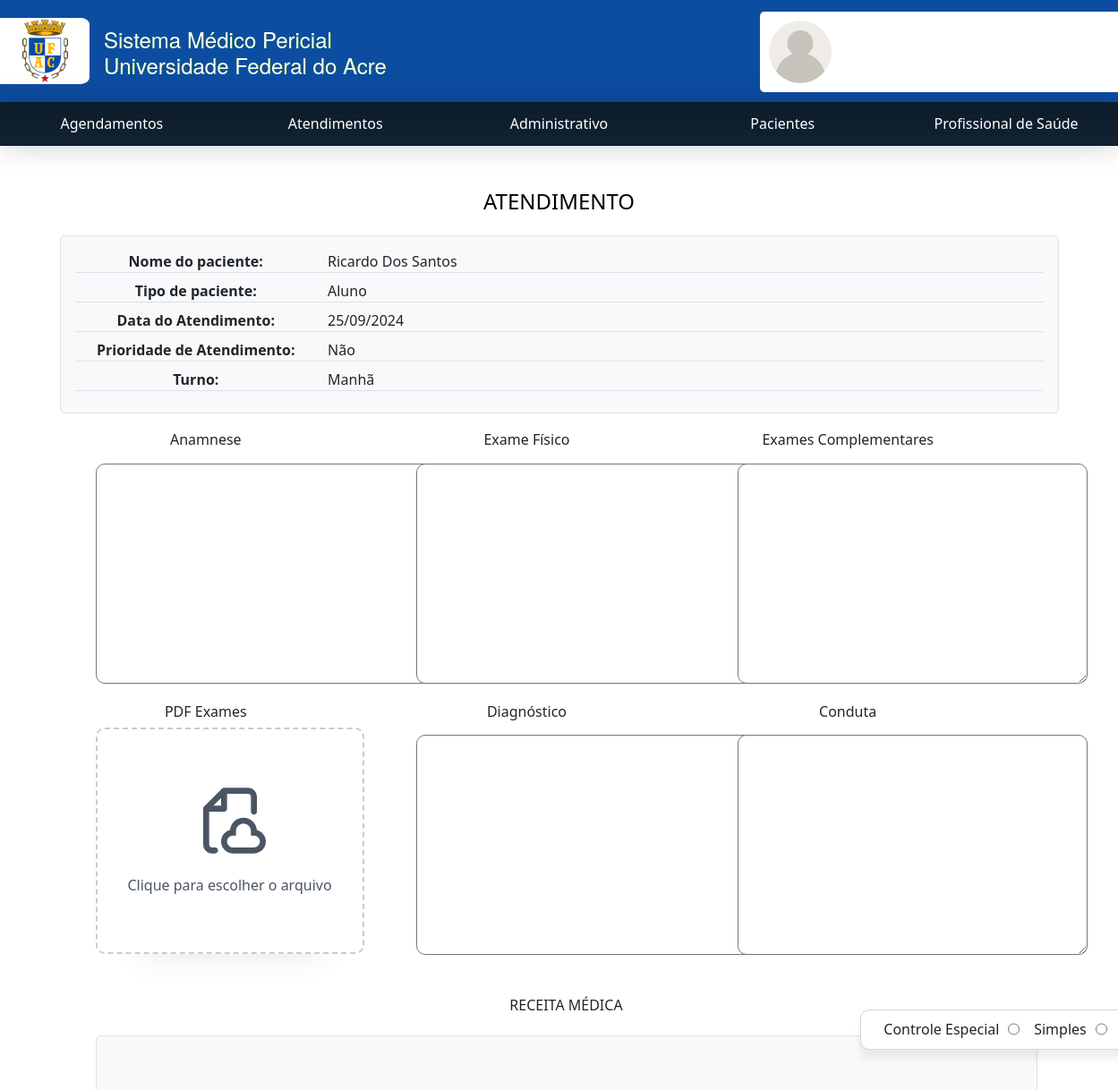
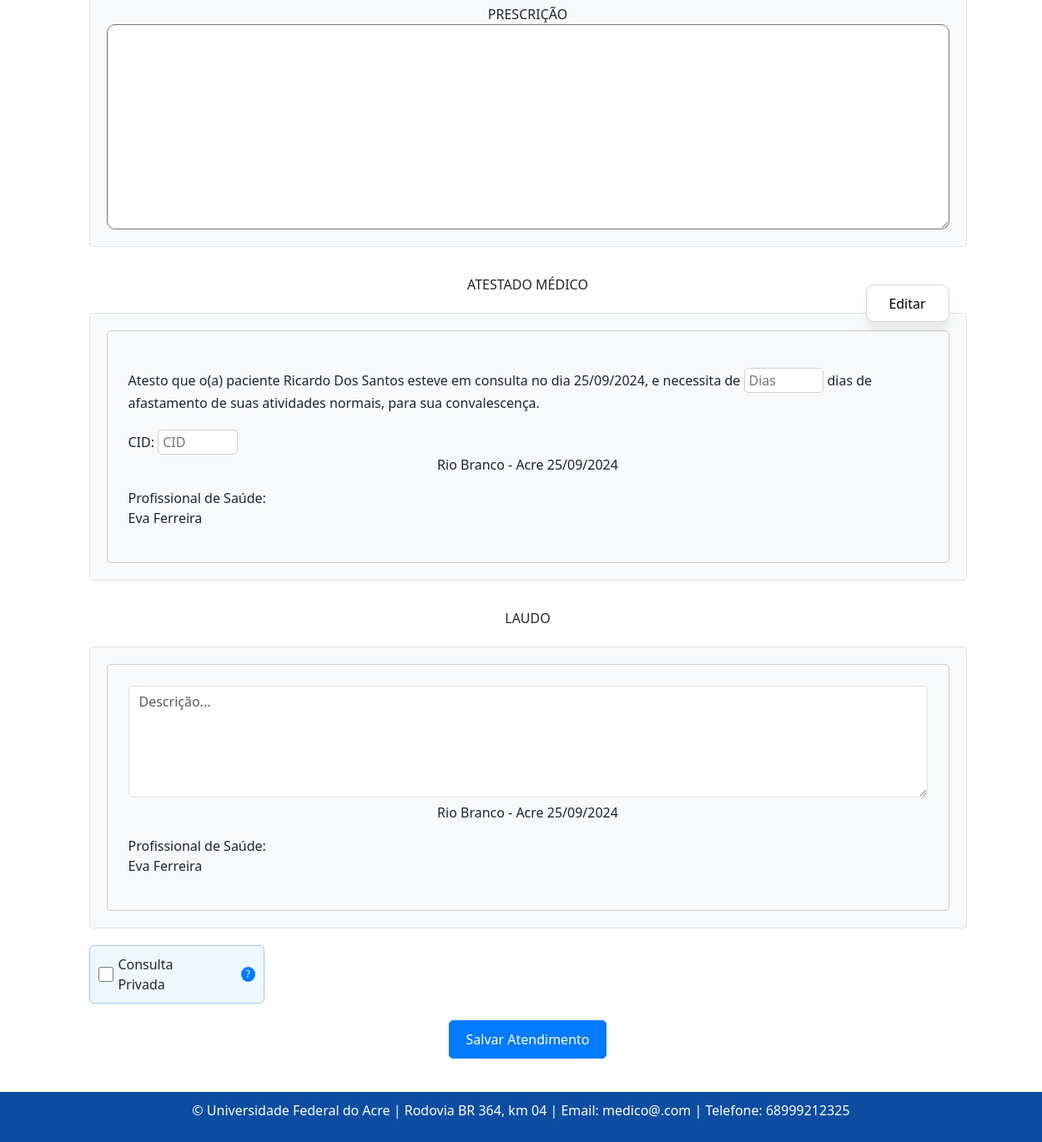
/atendimento/criar/240, run on the app's committed database (2 pictures, top to bottom).
### consulta/models.py (models this page shows, shortened)
class Agendamento(models.Model):
    TURNO_CHOICES = [
        ('manha', 'Manhã'),
        ('tarde', 'Tarde'),
    ]
    status_atendimento = models.CharField(max_length=20, choices=[
        ('confirmado', 'Confirmado'),
        ('ausente', 'Ausente'),
        ('pendente', 'Pendente'),
        ('cancelado', 'Cancelado'),
        ('atendido', 'Atendido'),
    ], default='pendente')
    paciente = models.ForeignKey('Paciente', on_delete=models.CASCADE)
    profissional_saude = models.ForeignKey('Profissionaldasaude', on_delete=models.CASCADE)
    data_agendamento = models.DateField('Data Agendamento', blank=False, null=False)
    turno = models.CharField(max_length=10, choices=TURNO_CHOICES)
    prioridade_atendimento = models.BooleanField(default=False)
    justificativa_cancelamento = models.TextField(blank=True, null=True)
    class Meta:
        ordering = ['-data_agendamento', 'paciente__nome']
        verbose_name = 'Agendamento'
        verbose_name_plural = 'Agendamentos'

class Paciente(models.Model):
    SEXO_CHOICES = [
        ('M', 'Masculino'),
        ('F', 'Feminino'),
        ('O', 'Outro')
    ]
    nome = models.CharField(max_length=100)
    nome_social = models.CharField(max_length=100, blank=True, null=True, verbose_name='Nome Social')
    data_nascimento = models.DateField(verbose_name='Data de Nascimento', validators=[data_nasc_valida], blank=True, null=True)
    email = models.EmailField(blank=True, null=True)
    rg = models.CharField(max_length=20, blank=True, null=True)
    cpf = models.CharField(max_length=14, validators=[validate_cpf, MinLengthValidator(11)])
    sexo = models.CharField(max_length=1, choices=SEXO_CHOICES)
    matricula = models.CharField(max_length=20)
    TIPO_PACIENTE_CHOICES = [
        ('Aluno', 'Aluno'),
        ('Servidor', 'Servidor'),
        ('Outro', 'Outro'),
    ]
    tipo_paciente = models.CharField(max_length=20, choices=TIPO_PACIENTE_CHOICES)
    cargo_funcao = models.CharField(max_length=50, default='', blank=True, null=True)
    cep = models.CharField(max_length=9, blank=True, null=True)
    cidade = models.CharField(max_length=50, blank=True, null=True)
    bairro = models.CharField(max_length=50, default='', blank=True, null=True)
    uf = models.CharField('UF', max_length=2, choices=UF_CHOICE, default='AC', blank=True, null=True)
    numero = models.CharField(max_length=10, blank=True, null=True)
    ddd_telefone = models.CharField(max_length=8)
    complemento = models.CharField(max_length=100, blank=True, null=True, default='')  # Adicionando o valor padrão aqui
    def get_display_name(self):
        return self.nome_social if self.nome_social else self.nome

class Profissionaldasaude(models.Model):
    SEXO_CHOICES = [
        ('M', 'Masculino'),
        ('F', 'Feminino'),
        ('O', 'Outro')
    ]
    usuario = models.ForeignKey(User, blank=True, null=True, on_delete=models.CASCADE)
    nome = models.CharField('Nome Completo', max_length=100)
    nome_social = models.CharField(max_length=100, blank=True, null=True, verbose_name='Nome Social')
    data_nascimento = models.DateField(u'Data de Nascimento', validators=[data_nasc_valida])
    email = models.EmailField()
    rg = models.CharField(max_length=20)
    cpf = models.CharField(max_length=14, validators=[validate_cpf, MinLengthValidator(11)])
    sexo = models.CharField(max_length=1, choices=SEXO_CHOICES)
    identificacao_unica = models.CharField(max_length=50, default='')
    cep = models.CharField(max_length=9)
    cidade = models.CharField(max_length=50)
    bairro = models.CharField(max_length=50, default='')
    uf = models.CharField('UF', max_length=2, choices=UF_CHOICE, default='AC')
    numero = models.CharField(max_length=10)
    ddd_telefone = models.CharField('Telefone Celular', max_length=14, help_text='Com DDD.')
    complemento = models.CharField(max_length=100, blank=True, null=True, default='') # blank=True, null=True é pra dizer que não é obrigatorio
    area = models.CharField(max_length=50, default='')
    unidade_siass = models.CharField(max_length=50, default='')
    formacao = models.CharField(max_length=20)
    conselho = models.CharField(max_length=20)
    registro = models.CharField(max_length=20)
    def get_display_name(self):
        return self.nome_social if self.nome_social else self.nome
    class Meta:
        ordering = ['nome', ]
        verbose_name = 'Profissonal de saúde'
        verbose_name_plural = 'Profissonais de saúde'

### consulta/views.py (the view, shortened to what this page needs)
# urls.py: path('atendimento/criar/<int:agendamento_id>', AtendimentoCreate.as_view(), name='criar_atendimento'),
class AtendimentoCreate(CreateView):
    model = Atendimento
    form_class = AtendimentoForm
    template_name = 'consultas/atendimento.html'
    def dispatch(self, request, *args, **kwargs):
        if request.user.groups.filter(name='administrativo').exists():
            if request.headers.get('x-requested-with') == 'XMLHttpRequest':
                return JsonResponse({'error': 'access_denied'}, status=403)
            else:
                return redirect('restricao_de_acesso')
        return super().dispatch(request, *args, **kwargs)
    def get_context_data(self, **kwargs):
        context = super().get_context_data(**kwargs)
        agendamento_id = self.kwargs['agendamento_id']
        agendamento = get_object_or_404(Agendamento, id=agendamento_id)
        context['agendamento'] = agendamento
        context['atestado_medico_form'] = AtestadoMedicoForm(agendamento=agendamento)
        context['receita_medica_form'] = ReceitaMedicaForm()
        context['laudo_form'] = LaudoForm(agendamento=agendamento)
        return context

### templates/consultas/atendimento.html (shortened to what this page needs)
{% extends 'base.html' %}
{% block content %}
  <div class="container">
    <div class="text-center mb-4 text-black">
      <h4>ATENDIMENTO</h4>
    </div>
    <dl class="row p-3 border align-items-start" id="info-atendimento">
      <dt class="col-sm-3 border-bottom label-title">Nome do paciente:</dt>
      <dd class="col-sm-9 border-bottom">{{ agendamento.paciente.get_display_name }}</dd>
      <dt class="col-sm-3 border-bottom label-title">Tipo de paciente:</dt>
      <dd class="col-sm-9 border-bottom">{{ agendamento.paciente.tipo_paciente }}</dd>
      <dt class="col-sm-3 border-bottom label-title">Data do Atendimento:</dt>
      <dd class="col-sm-9 border-bottom">{{ agendamento.data_agendamento|date:'d/m/Y' }}</dd>
      <dt class="col-sm-3 border-bottom label-title">Prioridade de Atendimento:</dt>
      <dd class="col-sm-9 border-bottom">
        {% if agendamento.prioridade_atendimento %}
          Sim
        {% else %}
          Não
        {% endif %}
      </dd>
      <dt class="col-sm-3 border-bottom label-title">Turno:</dt>
      <dd class="col-sm-9 border-bottom">
        {% if agendamento.turno == 'manha' %}
          Manhã
        {% elif agendamento.turno == 'tarde' %}
          Tarde
        {% else %}
          {{ agendamento.turno }}
        {% endif %}
      </dd>
    </dl>
    <div class="container mt-3">
      <form id="form-atend" class="ms-3" method="post" enctype="multipart/form-data">
        <div class="row" id="titles">
          <div class="col-md-4 mb-3">
            <h6>Anamnese</h6>
            {{ form.anamnese }}
          </div>
          <div class="col-md-4 mb-3">
            <h6>Exame Físico</h6>
            {{ form.exame_fisico }}
          </div>
          <div class="col-md-4 mb-3">
            <h6>Exames Complementares</h6>
            {{ form.exames_complementares }}
          </div>
        </div>
        <div class="row" id="titles">
          <div class="col-md-4 mb-3">
            <h6>PDF Exames</h6>
            <label for="{{ form.pdf_exames.id_for_label }}" class="form-label mb-3 label-title custum-file-upload">
              <div class="icon">
              </div>
              <div class="text">
                <span id="file-name">Clique para escolher o arquivo</span>
              </div>
            </label>
          </div>
          <div class="col-md-4 mb-3">
            <h6>Diagnóstico</h6>
            {{ form.diagnostico }}
          </div>
          <div class="col-md-4 mb-3">
            <h6>Conduta</h6>
            {{ form.conduta }}
          </div>
        </div>
        <h6 class="d-flex justify-content-center py-3">RECEITA MÉDICA</h6>
        <div class="receita">
          <div class="tipo-receita">
            <div class="controle">
                <label for="controle">Controle Especial</label>
                <input type="radio" name="tipo" id="controle" value="controle_especial" />
            </div>
            <div class="simples">
                <label for="simples">Simples</label>
                <input type="radio" name="tipo" id="simples" value="simples" />
            </div>
          </div>
          <div class="d-flex">
            <div class="col-md-12 d-flex flex-column">
              <span class="text-center">PRESCRIÇÃO</span>
              <div class="form-group d-flex flex-column">{{ receita_medica_form.prescricao }}</div>
            </div>
          </div>
        </div>
        {% load i18n %}
        <h6 class="d-flex justify-content-center py-3">ATESTADO MÉDICO</h6>
        <div class="atestado">
          <button type="button" class="edit-btn" id="edit-btn" style=" float: right;">
            Editar
          </button>
          <div id="form-atestado">
            <div class="form-group">
              <label for="dias_afastamento" style="width: 100%;">
                <span id="texto-atestado">
                  Atesto que o(a) paciente <span id="paciente">{{ agendamento.paciente.get_display_name }}</span> esteve em consulta no dia <span id="data">{{ agendamento.data_agendamento|date:'d/m/Y' }}</span>, e necessita de <span id="dias"><input class="input" name="dias_afastamento" type="number" placeholder="Dias" value="{{ atestado_medico_form.dias_afastamento.value|default_if_none:'' }}" /></span> dias de afastamento de suas atividades normais, para sua convalescença.
                </span>
              </label>
            </div>
            <div class="form-group">
              <label for="cid">CID:</label>
              <input class="input" type="text" name="cid" placeholder="CID" value="{{ atestado_medico_form.cid.value|default_if_none:'' }}" style="margin-top: 20px;" />
            </div>
            <p style="text-align: center;">Rio Branco - Acre {{ agendamento.data_agendamento|date:'d/m/Y' }}</p>
            <div class="form-group">
              <label>Profissional de Saúde:</label>
              <p>{{ agendamento.profissional_saude.get_display_name }}</p>
            </div>
          </div>
        </div>
        <h6 class="d-flex justify-content-center py-3">LAUDO</h6>
        <div class="laudo">
          <div id="form-laudo">
            <div class="form-group">
              <label for="{{ laudo_form.descricao.id_for_label }}" style="width: 100%;">
                  <span id="descricao">
                    <textarea class="form-control" name="descricao" placeholder="Descrição..." rows="5" style="width: 100%;">{{ laudo_form.descricao.value|default_if_none:'' }}</textarea>
                  </span>
              </label>
            </div>
            <p style="text-align: center;">Rio Branco - Acre {{ agendamento.data_agendamento|date:'d/m/Y' }}</p>
            <div class="form-group">
              <label>Profissional de Saúde:</label>
              <p>{{ agendamento.profissional_saude.get_display_name }}</p>
            </div>
          </div>
        </div>
        <div class="form-group" id="private-check">
          <div class="checkbox-wrapper">
            <div style="display: flex; align-items: center; gap: 5px;">
              <input type="checkbox" name="privado" id="privado" {% if laudo_form.privado.value %}checked{% endif %}>
              <label for="privado">Consulta Privada</label>
            </div>
            <span class="info-icon">?</span>
          </div>
        </div>
        <div class="d-flex justify-content-center align-items-center mb-3">
          <button type="submit" class="btn btn-primary">Salvar Atendimento</button>
        </div>
      </form>
    </div>
  </div>
{% endblock %}

### data on the page
Agendamento: paciente.get_display_name "Ricardo Dos Santos", paciente.tipo_paciente "Aluno", data_agendamento "25/09/2024", profissional_saude.get_display_name "Eva Ferreira"
